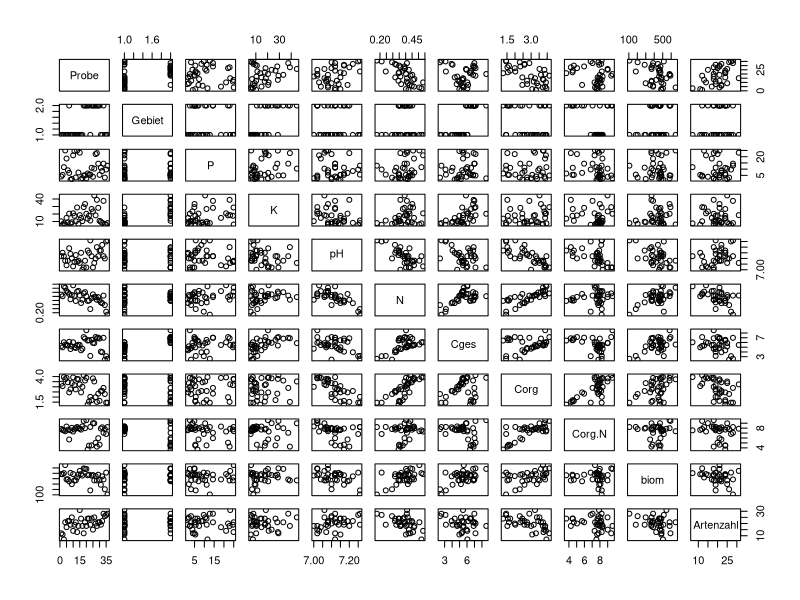
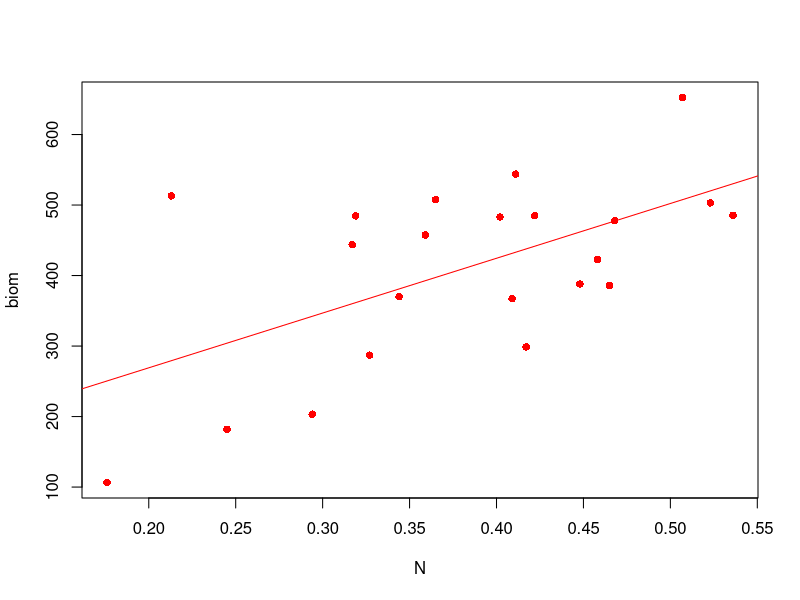
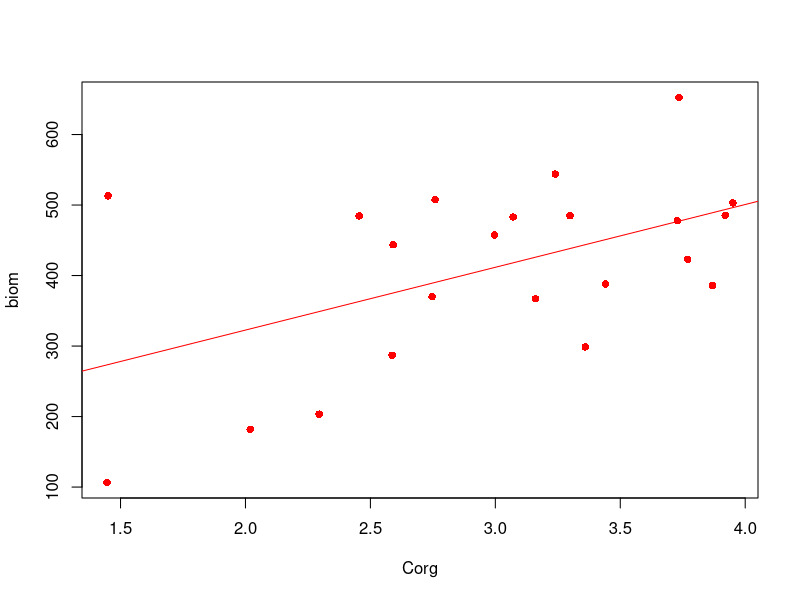
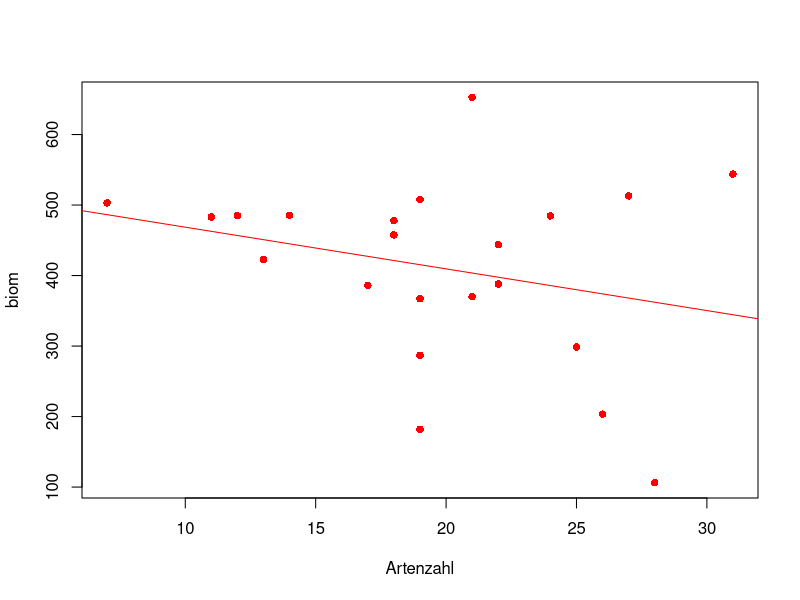
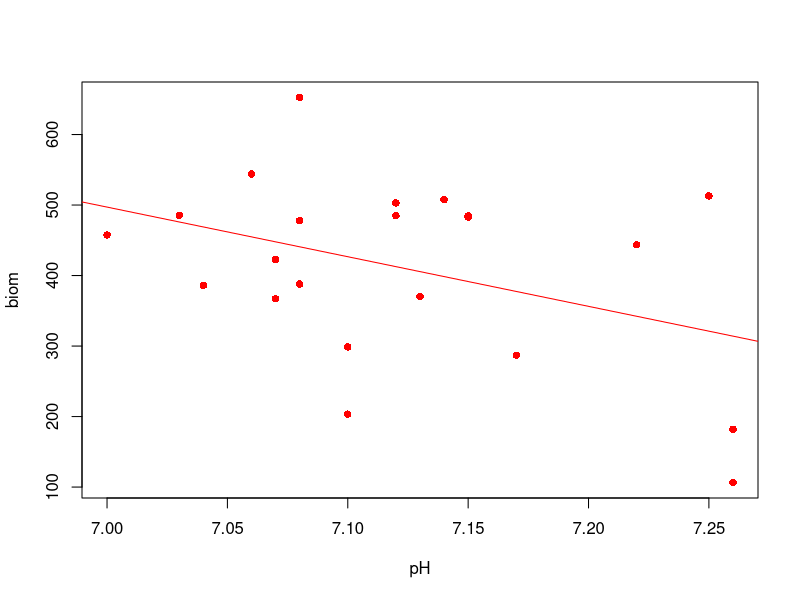
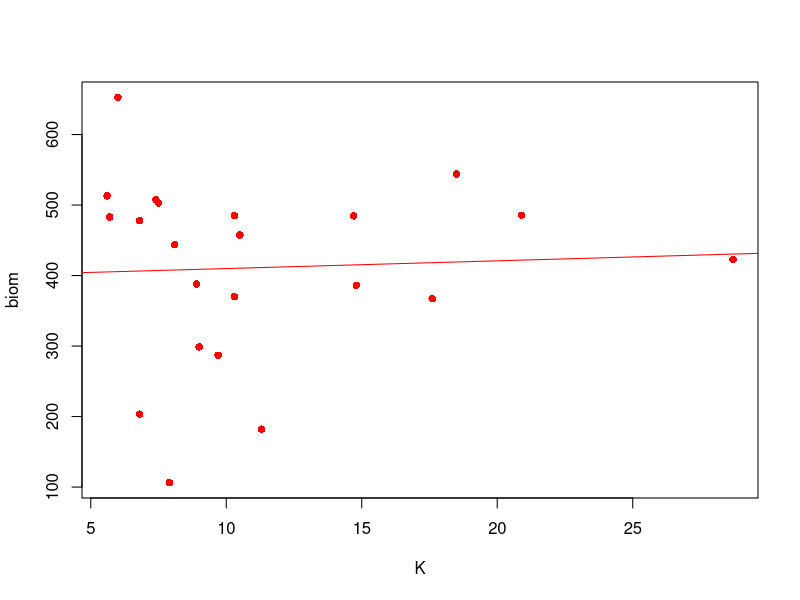
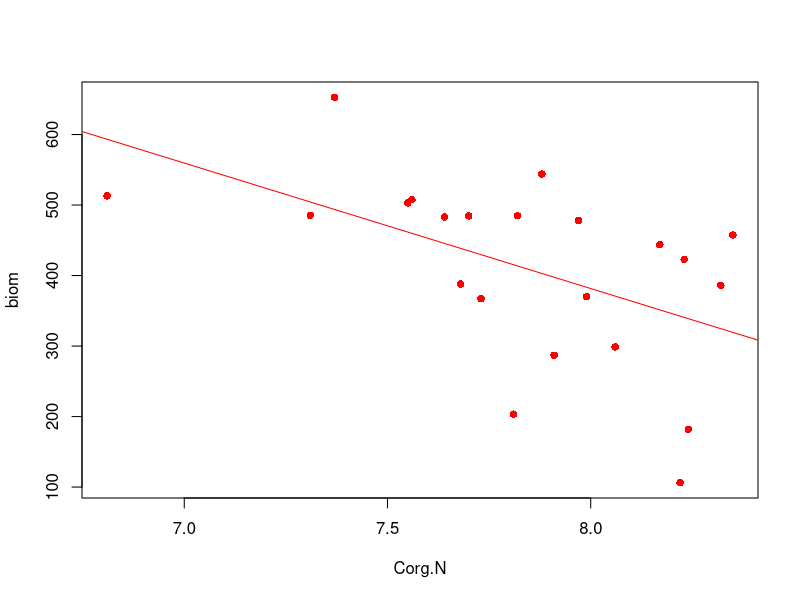
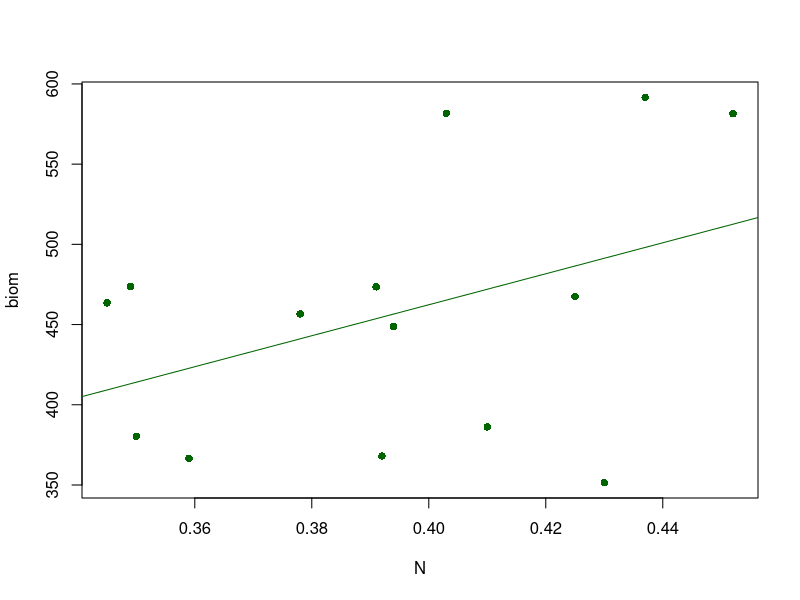

Write the R code that produced these figures, in order. (Note: this script raises an error after producing the figures.)
################
# Datenset laden
################
set.seed(22)
data.all <- read.csv("frischwiesen.csv", sep = ";")
data.Ilmtal <- data.all[data.all$Gebiet == "Ilmtal", ]
data.Saaletal <- data.all[data.all$Gebiet == "Saaletal", ]

####################################################
# 1. Leiten Sie zuna??chst getrennt fu??r das Saaletal
# und das Ilmtal geeignete lineare Modelle zur 
# Prognose der Biomasseproduktion her.
####################################################

# Visualisieren der Variablen im Verh?ltnis:
plot(data.all)
# Jede Variable gegeneinander Plotten,
# vielversprechende Kombinationen selektieren.

##############
### Ilmtal ###
##############
model_ilm_N <- lm(biom~1+N, data = data.Ilmtal) # biomasse ~ Stickstoff
model_ilm_Corg <- lm(biom~1+Corg, data = data.Ilmtal) # biomasse ~Kohlenstoff
model_ilm_Artenzahl <- lm(biom~1+Artenzahl, data = data.Ilmtal) # biomasse ~ Artenzahl
model_ilm_pH <- lm(biom~1+pH, data = data.Ilmtal) # biomasse ~ pH
model_ilm_K <- lm(biom~1+K, data = data.Ilmtal) # biomasse ~ Kalium
model_ilm_Corg.N <- lm(biom~1+Corg.N, data = data.Ilmtal) # biomasse ~ Kohlenstoff/Stickstoff


# biomasse ~ Stickstoff
plot(biom~N, data = data.Ilmtal, col = "red", pch=16) 
abline(model_ilm_N, col = "red")

# biomasse ~Kohlenstoff
plot(biom~Corg, data = data.Ilmtal, col = "red", pch=16)
abline(model_ilm_Corg, col = "red")

# biomasse ~ Artenzahl
plot(biom~Artenzahl, data = data.Ilmtal, col = "red", pch=16)
abline(model_ilm_Artenzahl, col = "red")

# biomasse ~ pH
plot(biom~pH, data = data.Ilmtal, col = "red", pch=16)
abline(model_ilm_pH, col = "red")

# biomasse ~ Kalium
plot(biom~K, data = data.Ilmtal, col = "red", pch=16)
abline(model_ilm_K, col = "red")

# biomasse ~ Corg.N
plot(biom~Corg.N, data = data.Ilmtal, col = "red", pch=16)
abline(model_ilm_Corg.N, col = "red")


################
### Saaletal ###
################
model_saale_N <- lm(biom~1+N, data = data.Saaletal) # biomasse ~ Stickstoff
model_saale_Corg <- lm(biom~1+Corg, data = data.Saaletal) # biomasse ~Kohlenstoff
model_saale_Artenzahl <- lm(biom~1+Artenzahl, data = data.Saaletal) # biomasse ~ Artenzahl
model_saale_pH <- lm(biom~1+pH, data = data.Saaletal) # biomasse ~ pH
model_saale_K <- lm(biom~1+K, data = data.Saaletal) # biomasse ~ Kalium
model_saale_Corg.N <- lm(biom~1+Corg.N, data = data.Saaletal) # biomasse ~ Kohlenstoff/Stickstoff

# biomasse ~ Stickstoff
plot(biom~N, data = data.Saaletal, col = "darkgreen", pch=16)
abline(model_saale_N, col = "darkgreen")

# biomasse ~Kohlenstoff
plot(biom~Corg, data = data.Saaletal, col = "darkgreen", pch=16)
abline(model_saale_Corg, col = "darkgreen")

# biomasse ~ Artenzahl
plot(biom~Artenzahl, data = data.Saaletal, col = "darkgreen", pch=16)
abline(model_saale_Artenzahl, col = "darkgreen")

# biomasse ~ pH
plot(biom~pH, data = data.Saaletal, col = "darkgreen", pch=16)
abline(model_saale_pH, col = "darkgreen")

# biomasse ~ Kalium
plot(biom~K, data = data.Saaletal, col = "darkgreen", pch=16)
abline(model_saale_K, col = "darkgreen")

# biomasse ~ Corg.N
plot(biom~Corg.N, data = data.Saaletal, col = "darkgreen", pch=16)
abline(model_saale_Corg.N, col = "darkgreen")


#########################
### Kombinierte Plots ###
#########################
ylow <- 0

# biomasse ~ Stickstoff
model_all_N <- lm(biom~1+N, data = data.all)
plot(biom~N, data = data.Saaletal, col = "darkgreen", pch=16, ylim=c(ylow,600), xlim=c(0.1,0.6))
par(new=TRUE)
plot(biom~N, data = data.Ilmtal, col = "red", pch=16, ann=FALSE, axes=FALSE, ylim=c(ylow,600), xlim=c(0.1,0.6))
abline(model_saale_N, col = "darkgreen")
abline(model_ilm_N, col = "red")
abline(model_all_N, col = "black", lwd=2)

# biomasse ~ Kohlenstoff
model_all_Corg <- lm(biom~1+Corg, data = data.all)
plot(biom~Corg, data = data.Saaletal, col = "darkgreen", pch=16, ylim=c(ylow,600), xlim=c(1,4.5))
par(new=TRUE)
plot(biom~Corg, data = data.Ilmtal, col = "red", pch=16, ann=FALSE, axes=FALSE, ylim=c(ylow,600), xlim=c(1,4.5))
abline(model_ilm_Corg, col = "red")
abline(model_saale_Corg, col = "darkgreen")
abline(model_all_Corg, col = "black", lwd=2)

# biomasse ~ Artenzahl
model_all_Artenzahl <- lm(biom~1+Artenzahl, data = data.all)
plot(biom~Artenzahl, data = data.Saaletal, col = "darkgreen", pch=16,  ylim=c(ylow,600), xlim=c(7,31))
par(new=TRUE)
plot(biom~Artenzahl, data = data.Ilmtal, col = "red", pch=16, ylim=c(ylow,600), xlim=c(7,31))
abline(model_saale_Artenzahl, col = "darkgreen")
abline(model_ilm_Artenzahl, col = "red")
abline(model_all_Artenzahl, col = "black", lwd=2)

# biomasse ~ pH
model_all_pH <- lm(biom~1+pH, data = data.all)
plot(biom~pH, data = data.Saaletal, col = "darkgreen", pch=16, ylim=c(ylow,600), xlim=c(7,7.26))
par(new=TRUE)
plot(biom~pH, data = data.Ilmtal, col = "red", pch=16, ylim=c(ylow,600), xlim=c(7,7.26))
abline(model_saale_pH, col = "darkgreen")
abline(model_ilm_pH, col = "red")
abline(model_all_pH, col = "black", lwd=2)

# biomasse ~ Kalium
model_all_K <- lm(biom~1+K, data = data.all)
plot(biom~K, data = data.Saaletal, col = "darkgreen", pch=16, ylim=c(ylow,600), xlim=c(5.6, 44.8))
par(new=TRUE)
plot(biom~K, data = data.Ilmtal, col = "red", pch=16, ylim=c(ylow,600), xlim=c(5.6, 44.8))
abline(model_ilm_K, col = "red")
abline(model_saale_K, col = "darkgreen")
abline(model_all_K, col = "black", lwd=2)

#min(data.all$K)
#max(data.all$K)

###################################################
# Model Selection basierend auf Beobachtungen
###################################################
model_ILM <- lm(biom~1+N+Corg+Artenzahl)


####################################################
# 2. Analysieren Sie dann beide Teildatensa??tze gemeinsam
# und untersuchen Sie insbesondere das Vorliegen von 
# Wechselwirkungen, d.h. unterschiedliche quantitative 
# Effekte der Einflussgro???en in den beiden Untersuchungsgebieten.
####################################################



